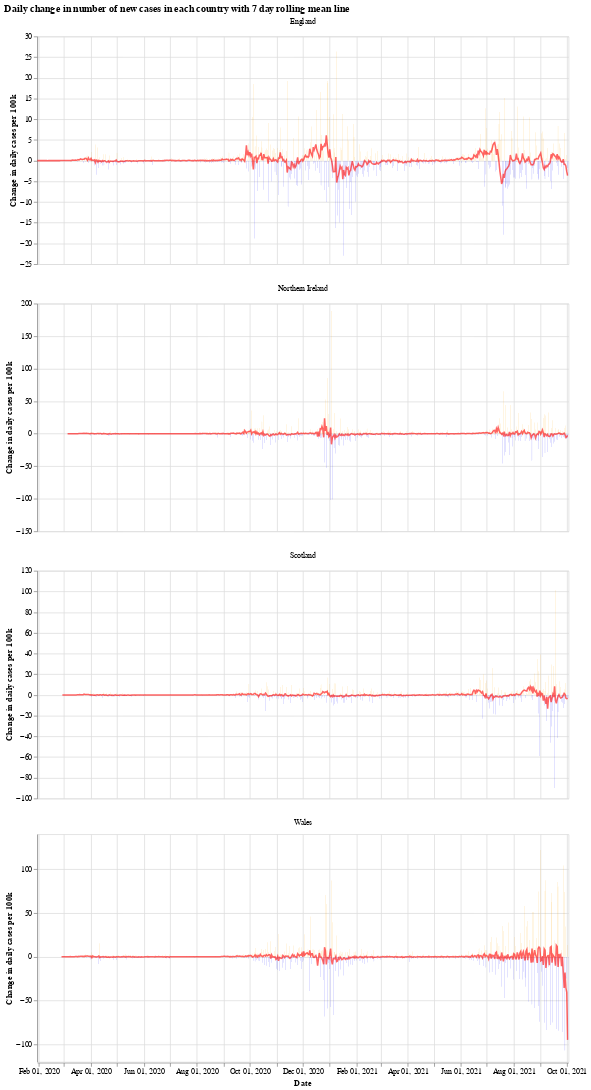

Notebook code cell kept with this figure:
### Markdown cell above
We will use the Python library `Altair` for visualising the data, see the [altair docs](https://altair-viz.github.io/) for more information.

First we have a graph which shows the daily change in the number of new cases for each country. This number jumps up and down all over the place, which is likely due to delay in reporting of new cases over the weekend. Another interesting thing is that it looks like the daily cases in Wales experienced a much shorter period of calm over the summer (calm in the sense of daily cases not jumping up and down).

The orange bars are days when the number of new cases (per 100k population) was more than the previous day, while the blue are days when the number of new cases dropped. The red line is the 7 day moving average. 

When the moving average line is below 0, it means that there is a consistent drop in new cases. We can see this clearly happening around the times that lockdowns were introduced (though, to varying degrees). I will update the graphs soon with a marker of when each lockdown started.

### Code cell
# collapse
import altair as alt

bars = alt.Chart(uk_cases).mark_bar().encode(
    x=alt.X("yearmonthdate(date):T", axis=alt.Axis(title='Date')),
    y=alt.Y("casesChangeRate:Q", axis=alt.Axis(title='Change in daily cases per 100k')),
    tooltip='casesChange',
    color=alt.condition(
        alt.datum.casesChangeRate > 0,
        alt.value("orange"),  # The positive color
        alt.value("blue")  # The negative color
    )
).properties(title='Daily change in number of new cases with 7 day rolling mean',width=700).interactive()

line = alt.Chart(uk_cases).mark_line(
    color='red',
    size=2,
    opacity=0.6
).transform_window(
    rolling_mean='mean(casesChangeRate)',
    frame=[0, 7],
    groupby=['areaName']
).encode(
    x='yearmonthdate(date):T',
    y='rolling_mean:Q'
)

alt.layer(bars, line, data=uk_cases).facet(alt.Column(
    'areaName', title=''), columns=1).resolve_scale(y='independent').properties(title='Daily change in number of new cases in each country with 7 day rolling mean line')

### Figure 1 — Vega-Lite specification as saved in the notebook (floating-point values rounded to 4 significant figures; data arrays with more than 128 entries replaced by an {"elided": "..."} marker saying what was removed)
{"config": {"view": {"continuousWidth": 400, "continuousHeight": 300}}, "data": {"name": "data-88e7fb13bb3c247c6e48963f5844b728"}, "facet": {"type": "nominal", "field": "areaName", "title": ""}, "spec": {"layer": [{"mark": "bar", "encoding": {"color": {"condition": {"value": "orange", "test": "(datum.casesChangeRate > 0)"}, "value": "blue"}, "tooltip": {"type": "quantitative", "field": "casesChange"}, "x": {"type": "temporal", "axis": {"title": "Date"}, "field": "date", "timeUnit": "yearmonthdate"}, "y": {"type": "quantitative", "axis": {"title": "Change in daily cases per 100k"}, "field": "casesChangeRate"}}, "selection": {"selector001": {"type": "interval", "bind": "scales", "encodings": ["x", "y"]}}, "title": "Daily change in number of new cases with 7 day rolling mean", "width": 700}, {"mark": {"type": "line", "color": "red", "opacity": 0.6, "size": 2}, "encoding": {"x": {"type": "temporal", "field": "date", "timeUnit": "yearmonthdate"}, "y": {"type": "quantitative", "field": "rolling_mean"}}, "transform": [{"window": [{"op": "mean", "field": "casesChangeRate", "as": "rolling_mean"}], "frame": [0, 7], "groupby": ["areaName"]}]}]}, "columns": 1, "resolve": {"scale": {"y": "independent"}}, "title": "Daily change in number of new cases in each country with 7 day rolling mean line", "$schema": "https://vega.github.io/schema/vega-lite/v4.8.1.json", "datasets": {"data-88e7fb13bb3c247c6e48963f5844b728": {"elided": "2356 records"}}}
